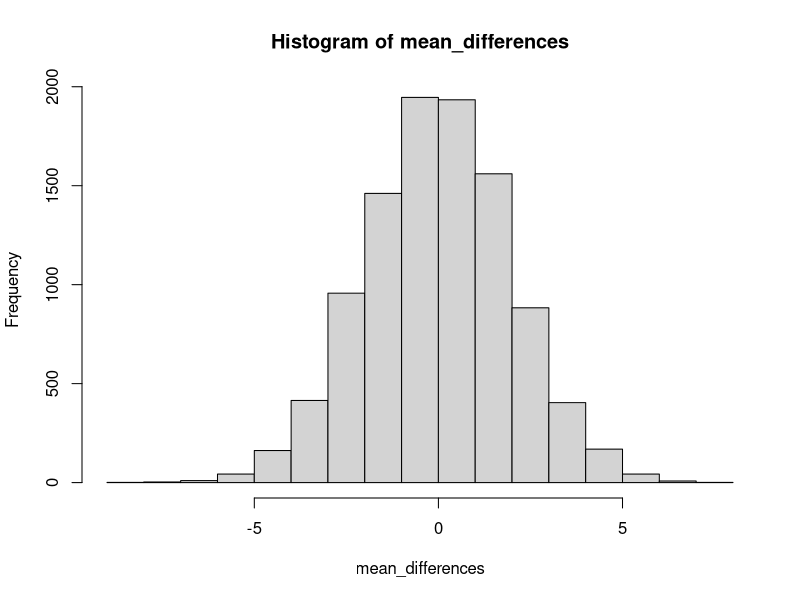

This figure's R source:
## ---- chunk 1
set.seed(10)
raw_scores <- sample(rnorm(10))

my_zscores <- function (raw_scores, u = NULL, s = NULL){
  if(is.null(u)== TRUE) u <- mean(raw_scores)
  if(is.null(s) == TRUE) s <- sd(raw_scores)
  z_scores <- (raw_scores - u) / s
  return(z_scores)
}

my_zscores(raw_scores)

my_zscores(raw_scores, 10,5)

## ---- chunk 2
z_test <- function(n, x_bar, mu, sigma){
    SEM <- sigma/(sqrt(n))
    sample_q <- x_bar
    p_value <- pnorm(sample_q, mu, SEM, lower.tail = FALSE)
    print(p_value)
}

z_test(25, 50, 40, 7)


#running mean difference test  

md_norm <- function(n, mu, sigma) {
    mean_differences <- replicate(10000, mean(rnorm(n, mu, sigma)) - mean(rnorm(n, mu, sigma)))
    hist(mean_differences)
    print(paste(c("Maximum is", max(mean_differences))))

    #formula
    SEM_mean_differences <- (sqrt(2)*sigma)/(sqrt(n))
    print(paste(c("SEM =", SEM_mean_differences)))
}

md_norm(25, 40, 7)
